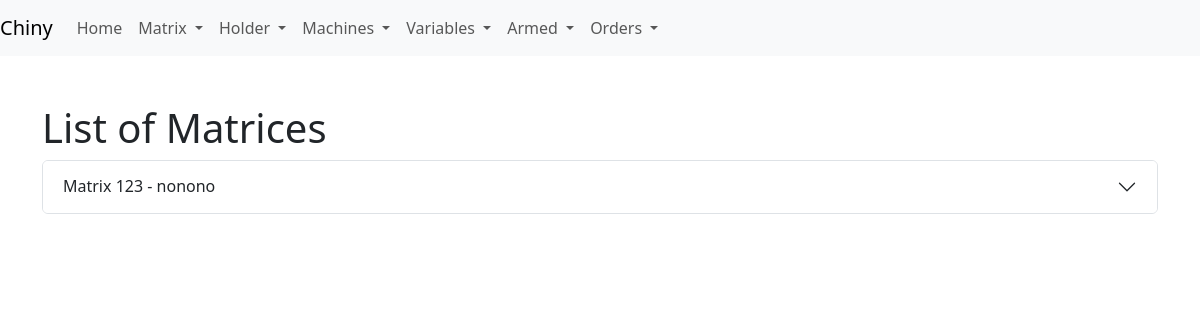
/list_matrix, run on an earlier commit of the app's database.
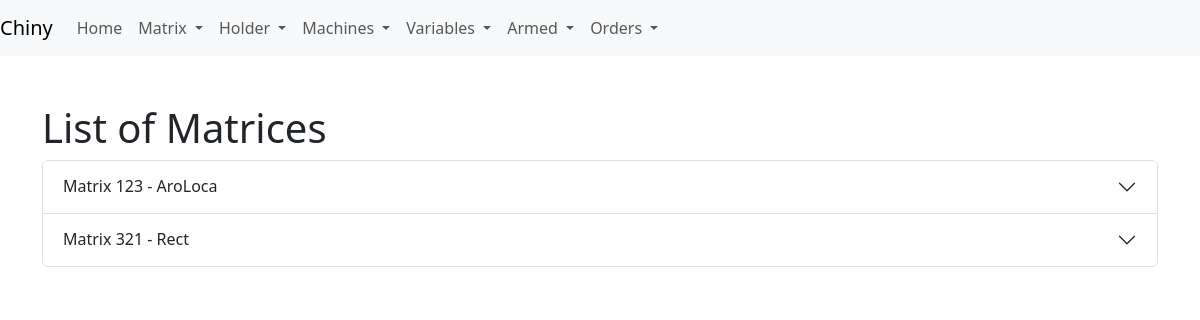
And on a later commit of the database.
### app/models.py (models this page shows)
class Matrix(db.Model):
    __tablename__ = 'matrix'
    id = db.Column(db.Integer, primary_key=True)
    identifier = db.Column(db.String(5), nullable=False, unique=True)
    measuresmatrix_id = db.Column(db.Integer, db.ForeignKey('measuresmatrix.id'), nullable=False)
    name = db.Column(db.String(120), nullable=False)
    weight_total_grs = db.Column(db.Float, nullable=False)
    with_move = db.Column(db.Boolean, default=False)
    is_combinable = db.Column(db.Boolean, default=True)
    type_matrix = db.Column(db.Integer, nullable=False, default=4)
    sector_id = db.Column(db.Integer, db.ForeignKey('sector.id'), nullable=True)  # Clave foránea que apunta a Sector
    cavities = db.relationship('Cavity', backref='matrix', lazy=True)
    is_available = db.Column(db.Boolean, default=True)

### app/routes.py (the view)
@app.route('/list_matrix')
def list_matrix():
    matrices = Matrix.query.all()
    matrices_data = []
    for matrix in matrices:
        measures_matrix = MeasuresMatrix.query.get(matrix.measuresmatrix_id)
        cavities = Cavity.query.filter_by(matrix_id=matrix.id).all()
        cavities_data = []
        for cavity in cavities:
            piece = Piece.query.get(cavity.piece_id)
            cavities_data.append({
                'piece_name': piece.name,
                'piece_weight': piece.weight_grs,
                'piece_shape': piece.shape
            })
        matrices_data.append({
            'id': matrix.id,
            'identifier': matrix.identifier,
            'name': matrix.name,
            'with_move': matrix.with_move,
            'is_combinable': matrix.is_combinable,
            'weight_total_grs': matrix.weight_total_grs,
            'width_mm': measures_matrix.width_mm,
            'height_mm': measures_matrix.height_mm,
            'cavities': cavities_data
        })
    return render_template('list_matrix.html', matrices=matrices_data)

### app/templates/list_matrix.html (shortened to what this page needs)
<!DOCTYPE html>
<html lang="en">
<head>
    <link rel="stylesheet" href="{{ url_for('static', filename='css/bootstrap.min.css') }}">
</head>
<body>
    {% include 'navbar.html' %}
    <div class="container">
        <h1 class="mt-5">List of Matrices</h1>
        <div class="accordion" id="matrixAccordion">
            {% for matrix in matrices %}
                <div class="accordion-item">
                    <h2 class="accordion-header" id="heading{{ matrix.id }}">
                        <button class="accordion-button collapsed" type="button" data-bs-toggle="collapse" data-bs-target="#collapse{{ matrix.id }}" aria-expanded="false" aria-controls="collapse{{ matrix.id }}">
                            Matrix {{ matrix.identifier }} - {{ matrix.name }}
                        </button>
                    </h2>
                </div>
            {% endfor %}
        </div>
    </div>
</body>
</html>

What changed in the data, as far as the page shows it:
changed Matrix: name "nonono" → "AroLoca"
added Matrix: identifier "321", name "Rect"
